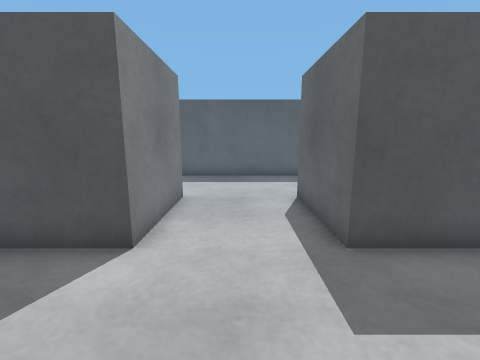
view 1 (above)

16 first-person views from a walk through a robot-simulator world made for Gazebo. The camera is 0.51 m above the floor, tilts 10° down and sees 90° across. The floor is counted in squares, 0.25 m on a side. Each view is taken from the middle of a square. On the plan, view 1 faces up. The plan holds only what a view shows up to about 15 squares ahead; the rest is blank.

view 2
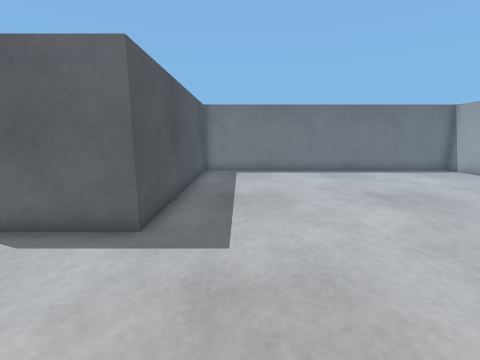

view 3
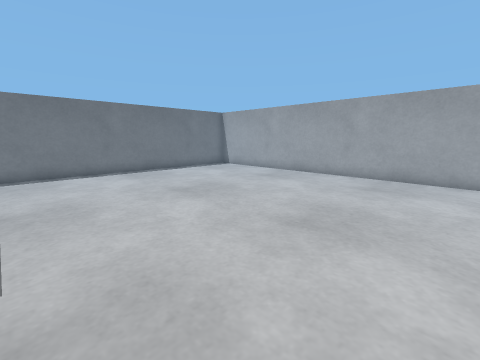

view 4
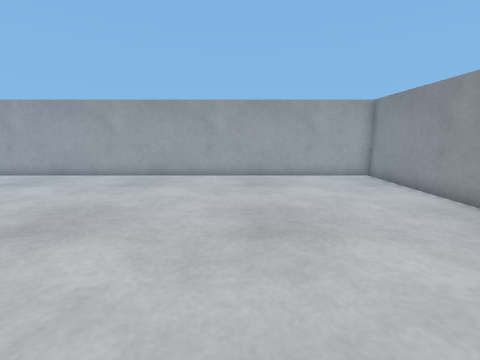

view 5
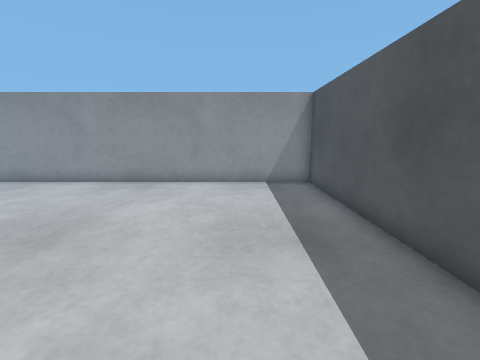

view 6
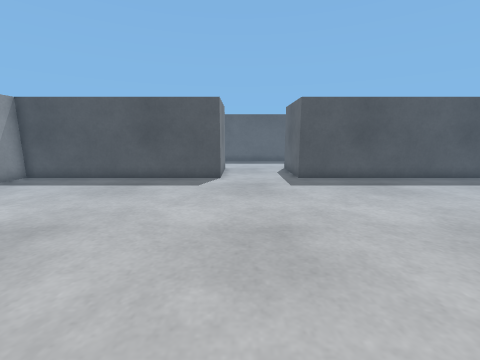

view 7
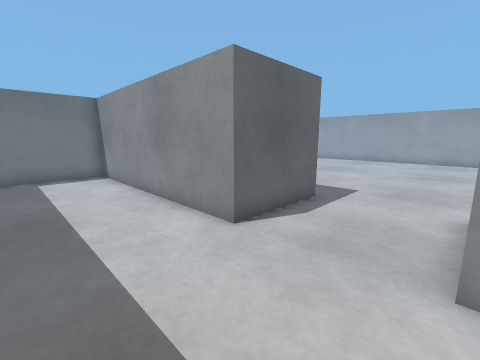

view 8
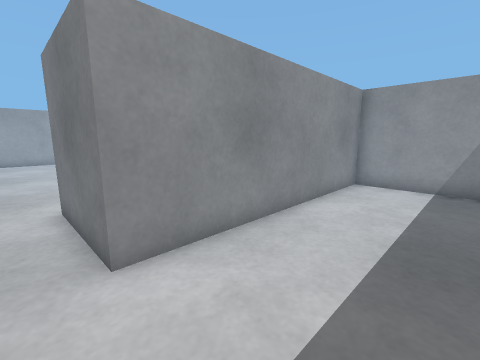

view 9
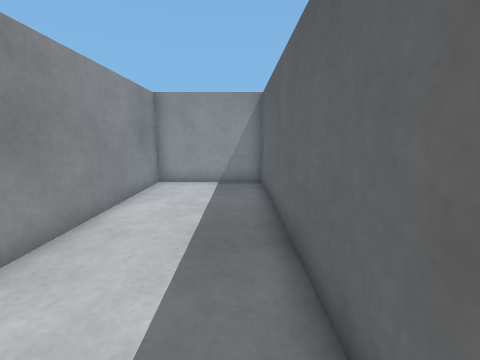

view 10
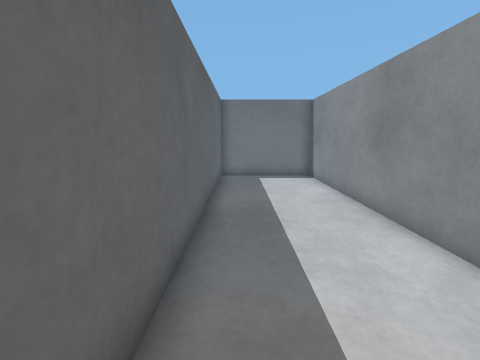

view 11
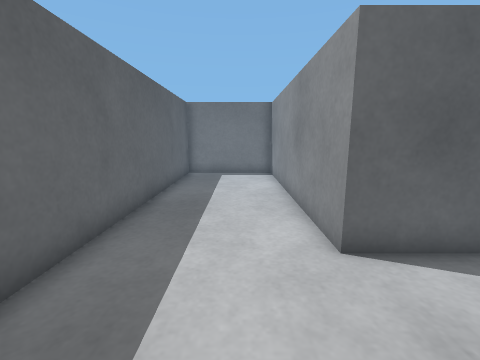

view 12
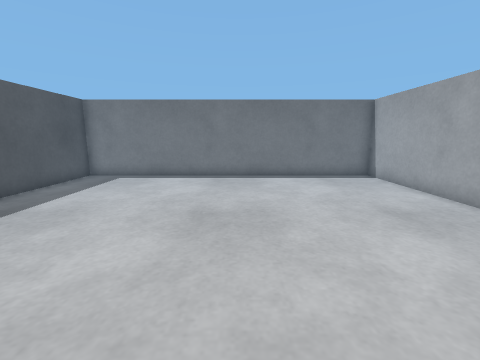

view 13
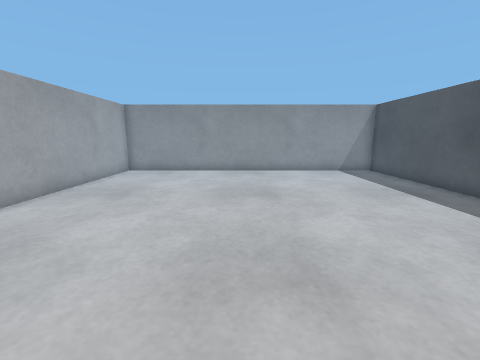

view 14
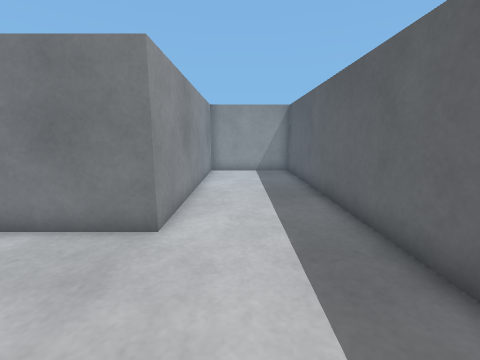

view 15
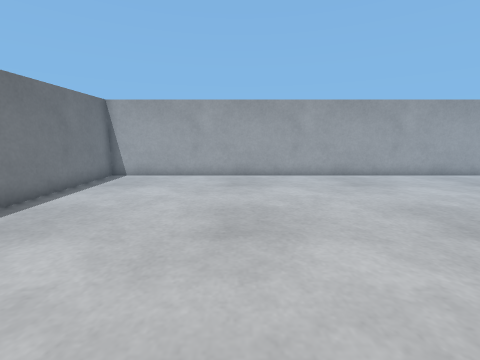

view 16
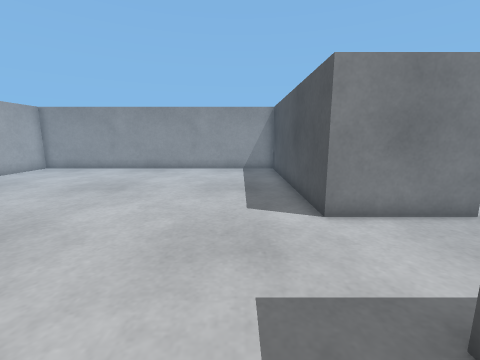

### Floor plan
Key: @ floor where view 1 was taken; # wall or solid block; . floor; B grey box.
Columns run from 12 left of view 1 to 12 right of it. Each row starts with its distance up from view 1.
 13 #########################
 12 #.......................#
 11 #.......................#
 10 #.......................#
  9 #.......................#
  8 #BBBBBBBBBB...BBBBBBBBBB#
  7           B...B
  6           B...B
  5           B...B
  4 #BBBBBBBBBB...BBBBBBBBBB#
  3 #.......................#
  2 #.......................#
  1 #.......................#
  0 #...........@...........#
 -1 #.......................#
 -2 #.......................#
 -3 #.......................#
 -4 #.......................#
 -5 #.......................#
 -6 #.......................#
 -7 #.......................#
 -8 #.......................#
 -9 #.......................#
-10 #.......................#
-11 #########################

Where each view was taken, in squares from view 1:
view 1: 0 up, 0 right, facing up
view 2: 2 up, 3 left, facing right
view 3: 2 up, 3 left, facing down-right
view 4: 2 up, 5 left, facing down
view 5: 1 up, 1 left, facing left
view 6: 8 down, 1 left, facing up
view 7: 12 up, 2 left, facing down-right
view 8: 12 up, 1 left, facing down-left
view 9: 12 up, 1 left, facing left
view 10: 12 up, 1 left, facing right
view 11: 10 up, 2 left, facing right
view 12: 4 down, 1 left, facing right
view 13: 4 down, 3 right, facing left
view 14: 10 up, 3 right, facing left
view 15: 2 up, 5 right, facing down
view 16: 2 up, 4 right, facing left
